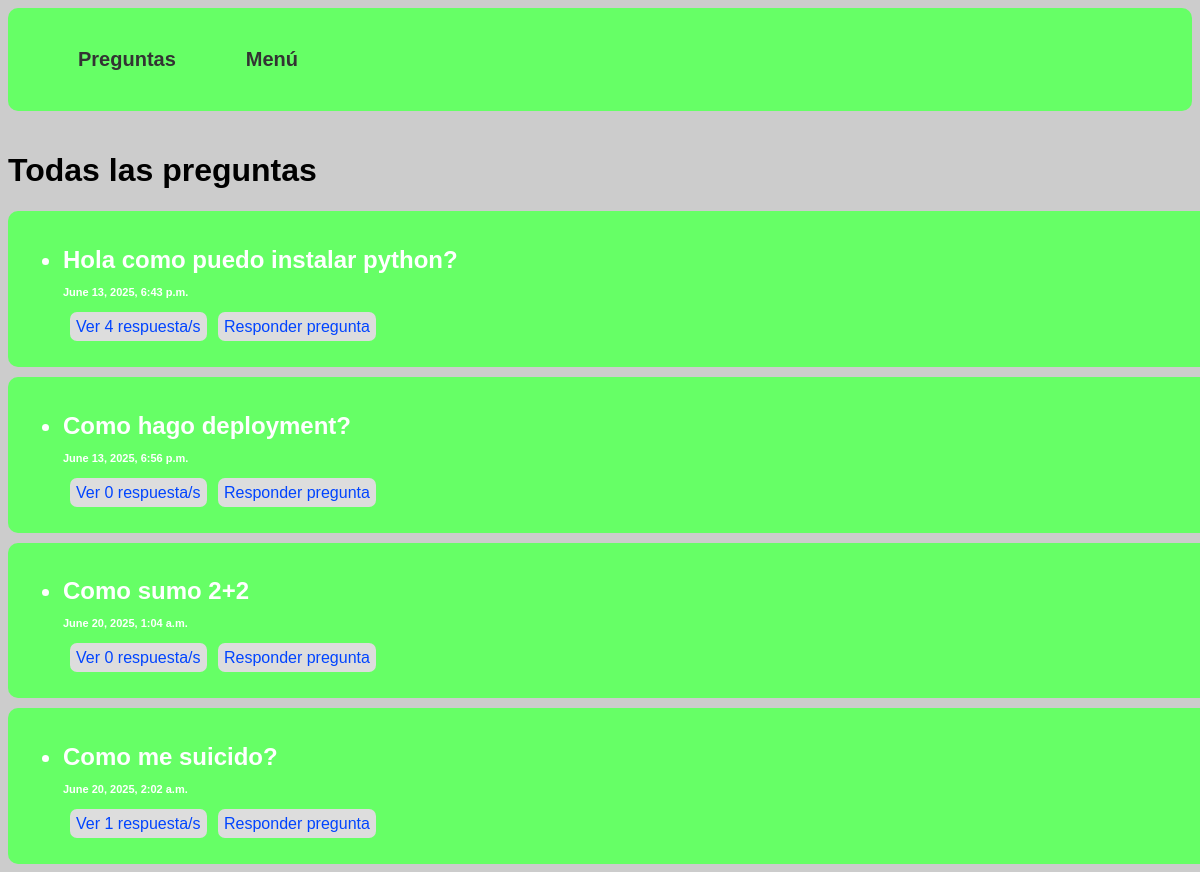
The app's page /questions/preguntas/, older data.
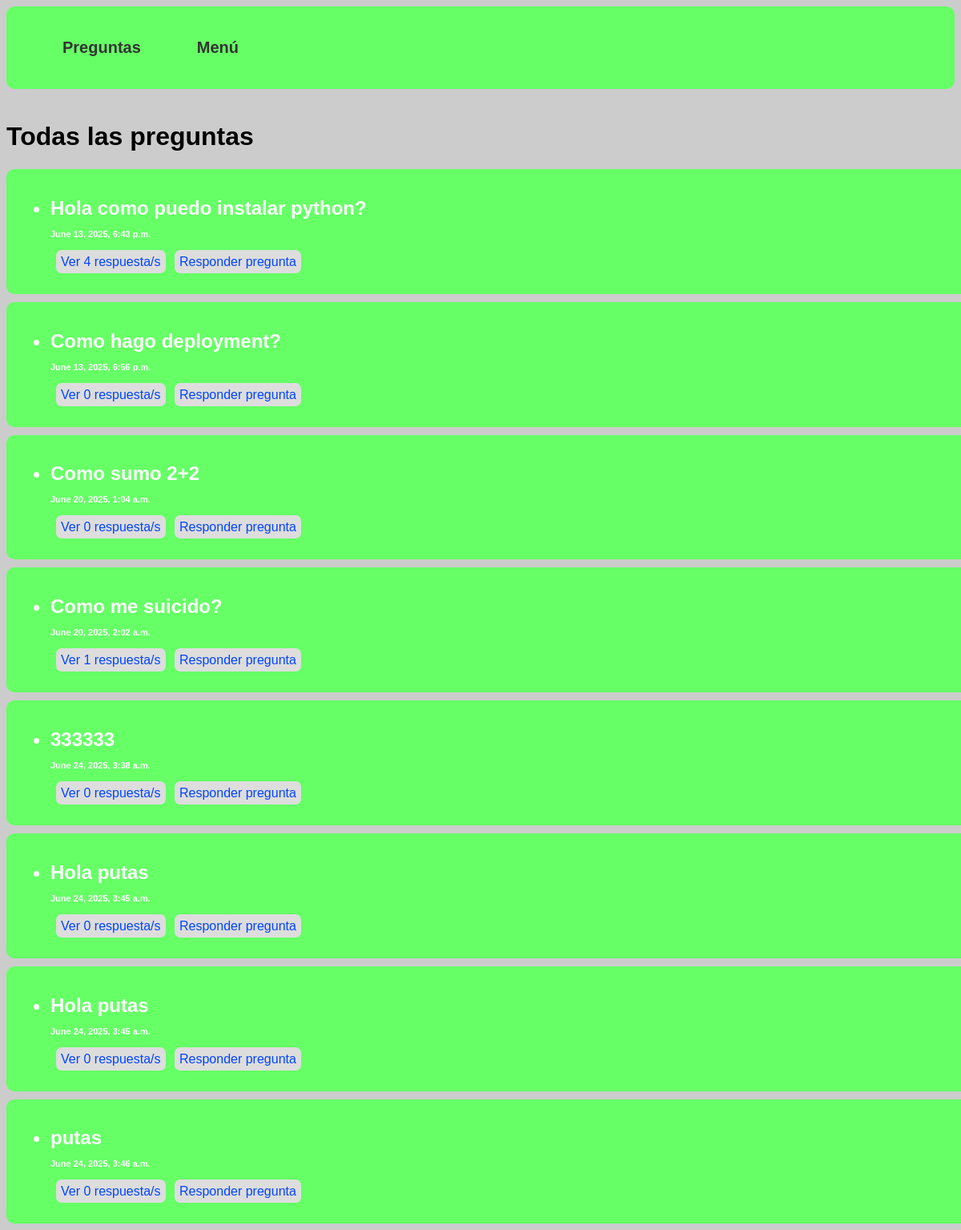
The same page, newer data.
### polls_app/models.py (models this page shows)
class Question(models.Model):
    pregunta=models.CharField(max_length=1500, help_text="Escriba la pregunta que desea realizar")
    fecha_publicacion=models.DateTimeField(auto_now_add=True)
    def __str__(self):
        return self.pregunta

### polls_app/views.py (the view)
# urls.py: path("preguntas/", mostrar_preguntas, name="preguntas" ),
def mostrar_preguntas(request):
    preguntas=models.Question.objects.all().order_by("fecha_publicacion")
    return render(request, "preguntas.html",{
        "preguntas":preguntas
    })

### polls_app/templates/preguntas.html (shortened to what this page needs)
{% extends 'base.html' %}
{% block content %}
{% load static %}
<!DOCTYPE html>
<html lang="en">
<head>
    <link rel="stylesheet" href="{% static 'preguntas.css' %}">
</head>
<body>
    <h1>Todas las preguntas</h1>
    {% for pregunta in preguntas  %}
    <div class="pregunta_container">
        <ul>
            <h2><li>{{pregunta}}<div class="fecha"><br>{{pregunta.fecha_publicacion}}</div> </li></h2>
            <a class="botoncitos" href="{% url 'detalles_por_pregunta' pregunta.id %}">Ver {{pregunta.respuestas.count}} respuesta/s</a>
            <a class="botoncitos" href="{% url "responder" pregunta.id  %}">Responder pregunta</a>
        </ul>
    </div>
    {% endfor %}
</body>
</html>
{% endblock content %}

### polls_app/templates/base.html (shortened to what this page needs)
{% load static %}
<link rel="stylesheet" href="{% static 'base.css' %}">
<div class="nav_container">
    <nav class="barra_navegacion">
        <ul class="barra_elementos">
        <li><a href="{% url 'preguntas' %}">Preguntas</a></li>
        <li><a href="{% url 'inicio' %}">Menú</a></li>
        </ul>
    </nav>
</div>
{% block content %}
{% endblock content %}

### polls_app/static/base.css (style rules this page uses)
.nav_container { width: 100%; display: inline-block; margin-bottom: 20px; }
.barra_navegacion { background: #6f6; padding: 10px; border-radius: 10px; }
.barra_elementos { display: flex; gap: 20px; list-style: none; margin: 0; padding: 20; align-items: center; }
.barra_elementos li { margin-left: 30; padding: 10; }
.barra_elementos a { text-decoration: none; color: #333; font-weight: bold; font-size: 20; }

### polls_app/static/preguntas.css (style rules this page uses)
body { background-color: #ccc; font-family: sans-serif; }
.fecha { font-size: 11px; }
.pregunta_container { width: 100%; background-color: #6f6; margin-top: 10px; padding: 15px; border-radius: 10px; color: #fff; }
.botoncitos { padding: 6px; background-color: #ddd; text-decoration: none; border-radius: 7px; margin-left: 7px; color: #04f; }

Row changes from the older to the newer data that the page shows:
added Question: pregunta "333333", fecha_publicacion "June 24, 2025, 3:38 a.m.", respuestas.count "0"
added Question: pregunta "Hola putas", fecha_publicacion "June 24, 2025, 3:45 a.m.", respuestas.count "0"
added Question: pregunta "Hola putas", fecha_publicacion "June 24, 2025, 3:45 a.m.", respuestas.count "0"
added Question: pregunta "putas", fecha_publicacion "June 24, 2025, 3:46 a.m.", respuestas.count "0"
